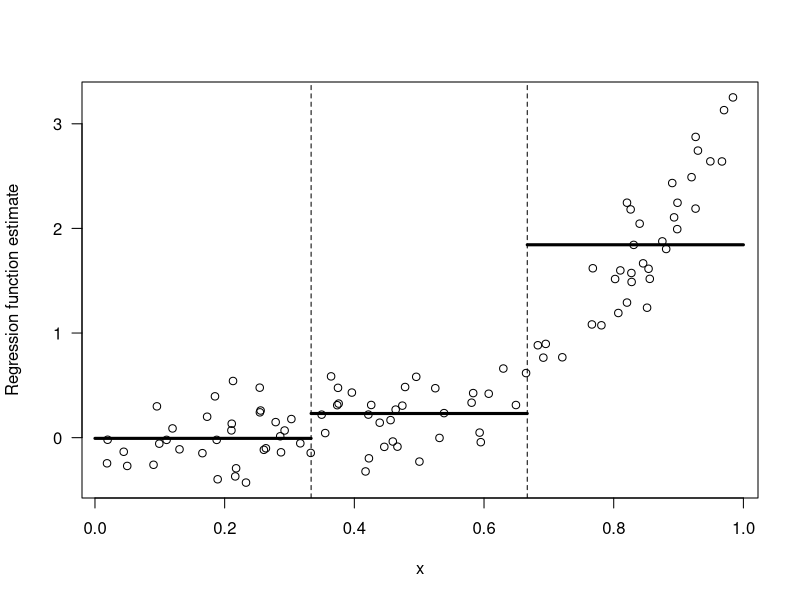
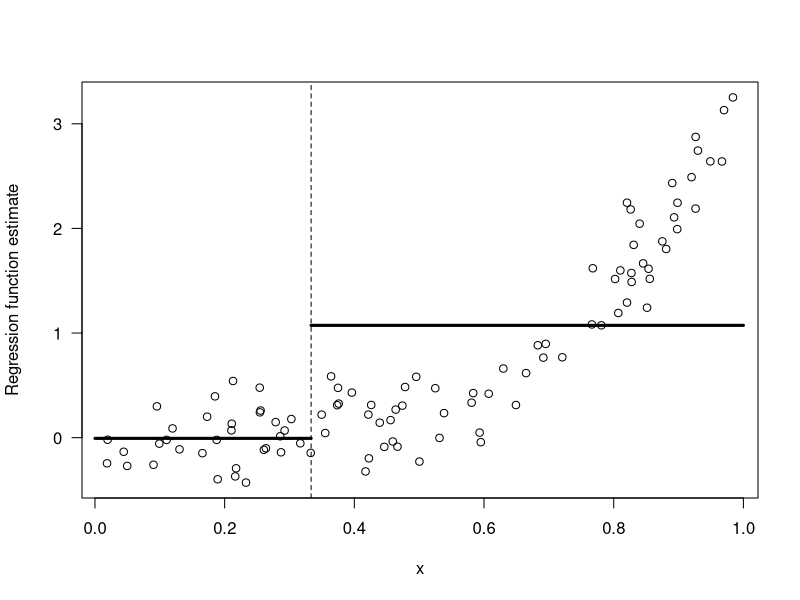
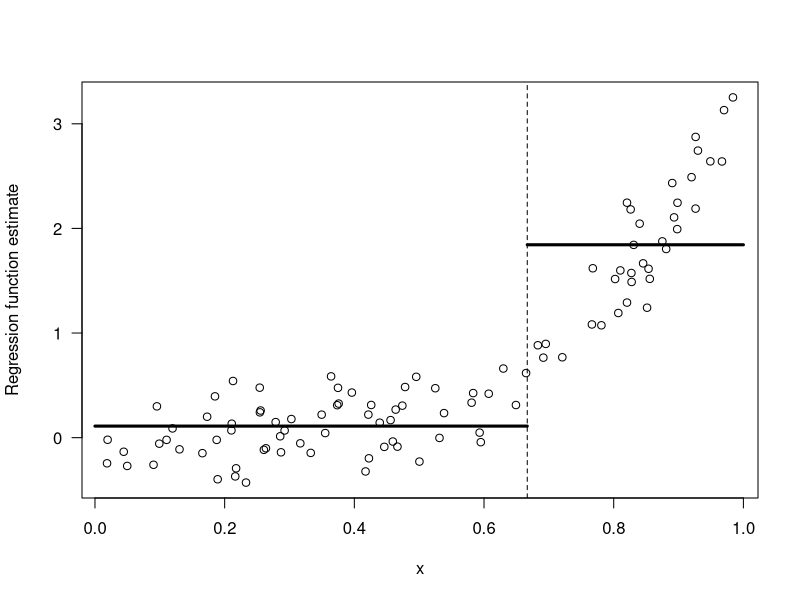

Recreate these plots in R, in order.
## ---- chunk 1
set.seed(53186)
n <- 100
xx <- runif(n)
yy <- (2*xx - 1/2)^3 + rnorm(n,sd=.25)

ind1 <- xx < 1/3
ind2 <- xx < 2/3 & xx > 1/3
ind3 <- xx > 2/3

plot(xx, yy, las=1, xlab="x", ylab="Regression function estimate")
lines(c(0, 1/3), rep(mean(yy[ind1]), 2), lwd=3)
lines(c(1/3, 2/3), rep(mean(yy[ind2]), 2), lwd=3)
lines(c(2/3, 1), rep(mean(yy[ind3]), 2), lwd=3)
abline(v=1/3, lty=2)
abline(v=2/3, lty=2)
## ---- chunk 2

plot(xx, yy, las=1, xlab="x", ylab="Regression function estimate")
lines(c(0, 1/3), rep(mean(yy[ind1]), 2), lwd=3)
lines(c(1/3, 1), rep(mean(yy[ind2 | ind3]), 2), lwd=3)
abline(v=1/3, lty=2)
## ---- chunk 3

plot(xx, yy, las=1, xlab="x", ylab="Regression function estimate")
lines(c(0, 2/3), rep(mean(yy[ind1 | ind2]), 2), lwd=3)
lines(c(2/3, 1), rep(mean(yy[ind3]), 2), lwd=3)
abline(v=2/3, lty=2)
## ---- chunk 4
var(yy[ind1 | ind2])
var(yy[ind3])
var(yy[ind2 | ind3])
var(yy[ind1])
